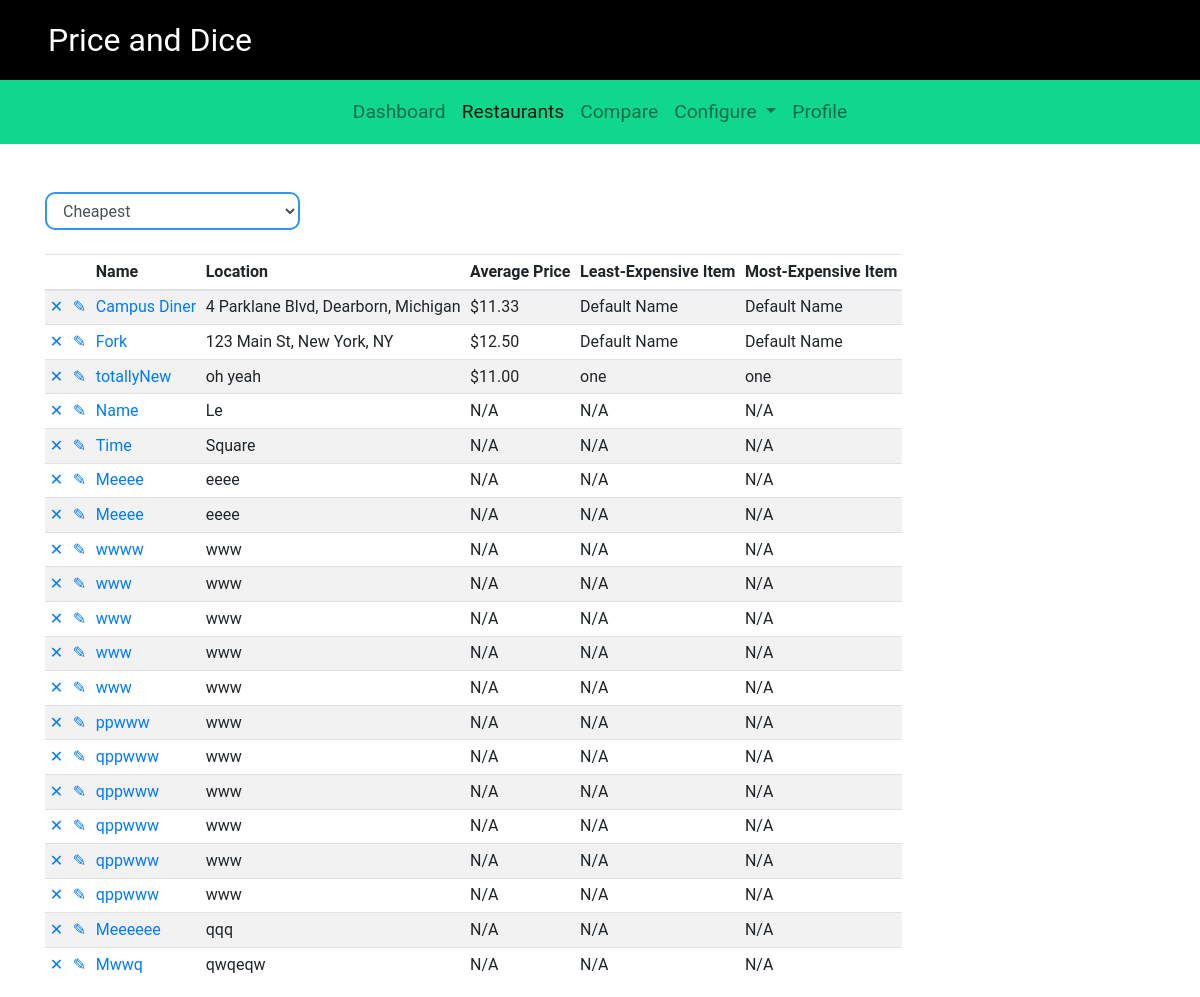
/campus/restaurant_list/, run on an earlier commit of the app's database.
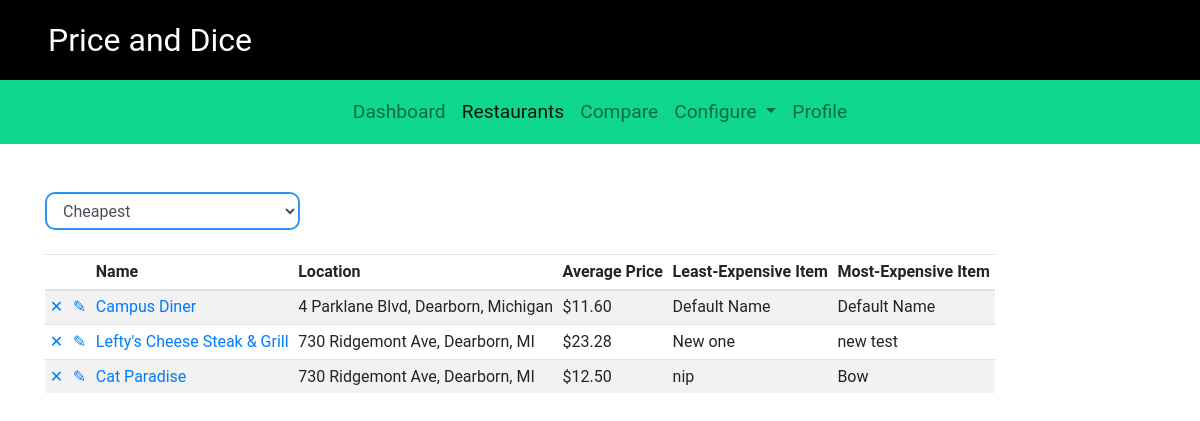
And on a later commit of the database.
### campus/models.py (models this page shows, shortened)
class Restaurant(models.Model):
    name = models.CharField(max_length=200)
    location = models.CharField(max_length=200)
    phone_number = models.CharField(max_length=20, default='(xxx) xxx-xxxx')
    sunday = models.CharField(max_length=20, default=DEFAULT_HOURS)
    monday = models.CharField(max_length=20, default=DEFAULT_HOURS)
    tuesday = models.CharField(max_length=20, default=DEFAULT_HOURS)
    wednesday = models.CharField(max_length=20, default=DEFAULT_HOURS)
    thursday = models.CharField(max_length=20, default=DEFAULT_HOURS)
    friday = models.CharField(max_length=20, default=DEFAULT_HOURS)
    saturday = models.CharField(max_length=20, default=DEFAULT_HOURS)
    item_list = models.ManyToManyField(Item)
    def get_average_price(self):
        item_list = self.item_list.all()
        if not item_list:
            return 'N/A'
        else:
            num_item_list =  0
            total_price = 0
            for i in item_list:
                num_item_list += 1
                total_price += i.price
            return float(total_price / num_item_list)
    def get_min_price(self):
        item_list = self.item_list.all()
        if not item_list:
            return 'N/A'
        else:
            min_price = item_list[0].price
            for i in item_list:
                if i.price < min_price:
                    min_price = i.price
            return min_price
    def get_max_price(self):
        item_list = self.item_list.all()
        if not item_list:
            return 'N/A'
        else:
            max_price = item_list[0].price
            for i in item_list:
                if i.price > max_price:
                    max_price = i.price
            return max_price
    def get_cheapest_item(self):
        item_list = self.item_list.all()
        if not item_list:
            return 'N/A'
        else:
            cheap_price = self.get_min_price()
            cheap_item = None
            for i in item_list:
                if i.price == cheap_price:
                    cheap_item = i.name
                    break
        return cheap_item
    def get_most_expensive(self):
        item_list = self.item_list.all()
        if not item_list:
            return 'N/A'
        else:
            high_price = self.get_max_price()
            expensive_item = None
            for i in item_list:
                if i.price == high_price:
                    expensive_item = i.name
                    break
        return expensive_item

class Item(models.Model):
    price = models.FloatField(default=0)
    name = models.CharField(max_length=50)

### campus/views.py (the view)
# urls.py: path('restaurant_list/', views.restaurant_list, name='restaurant_list'),
def restaurant_list(request):
    restaurant_list = Restaurant.objects.all()
    context = {'restaurant_list': restaurant_list}
    return render(request, 'campus/restaurant-list.html', context)

### campus/templates/campus/restaurant-list.html (shortened to what this page needs)
{% extends "./base.html" %}
{% block restaurant_list_link %}
<li class="nav-item active">
     <a class="nav-link active" href="{% url 'campus:restaurant_list' %}">Restaurants</a>
</li>
{% endblock%}
{% block body %}
<div class="container content-top">
     <div class="row">
          <div class="col-lg-3">
               <select class="form-control blue-input">
                    <option value="1">Cheapest</option>
               </select>
          </div>
     </div>
     <br>
     <div class="row">
          <div class="col-lg-12">
               <table class="table table-sm table-hover table-responsive table-striped">
                    <thead>
                         <tr>
                              <th></th>
                              <th></th>
                              <th>Name</th>
                              <th>Location</th>
                              <th>Average Price</th>
                              <th>Least-Expensive Item</th>
                              <th>Most-Expensive Item</th>
                         </tr>
                    </thead>
                    <tbody>
                         {% for restaurant in restaurant_list %}
                         <tr>
                              <td><a href="{% url 'campus:delete_restaurant' restaurant.id %}">&#10005;</a></td>
                              <td><a href="{% url 'campus:edit_restaurant' restaurant.id %}">&#9998;</a></td>
                              <td><a href="{% url 'campus:restaurant_detail' restaurant.id %}">{{restaurant.name}}</a></td>
                              <td>{{restaurant.location}}</td>
                              <td>
                                   {% if restaurant.get_average_price != 'N/A' %}
                                   ${{restaurant.get_average_price | floatformat:2}}
                                   {% else %}
                                   {{restaurant.get_average_price}}
                                   {% endif %}
                              </td>
                              <td>{{restaurant.get_cheapest_item}}</td>
                              <td>{{restaurant.get_most_expensive}}</td>
                         </tr>
                         {% endfor %}
                    </tbody>
               </table>
          </div>
     </div>
</div>
{% endblock %}

What changed in the data, as far as the page shows it:
removed Restaurant: name "Fork", location "123 Main St, New York, NY", get_average_price "12.50", get_cheapest_item "Default Name", get_most_expensive "Default Name"
removed Restaurant: name "totallyNew", location "oh yeah", get_average_price "11.00", get_cheapest_item "one", get_most_expensive "one"
removed Restaurant: name "Name", location "Le", get_average_price "N/A", get_cheapest_item "N/A", get_most_expensive "N/A"
removed Restaurant: name "Time", location "Square", get_average_price "N/A", get_cheapest_item "N/A", get_most_expensive "N/A"
removed Restaurant: name "Meeee", location "eeee", get_average_price "N/A", get_cheapest_item "N/A", get_most_expensive "N/A"
removed Restaurant: name "Meeee", location "eeee", get_average_price "N/A", get_cheapest_item "N/A", get_most_expensive "N/A"
removed Restaurant: name "wwww", location "www", get_average_price "N/A", get_cheapest_item "N/A", get_most_expensive "N/A"
removed Restaurant: name "www", location "www", get_average_price "N/A", get_cheapest_item "N/A", get_most_expensive "N/A"
removed Restaurant: name "www", location "www", get_average_price "N/A", get_cheapest_item "N/A", get_most_expensive "N/A"
removed Restaurant: name "www", location "www", get_average_price "N/A", get_cheapest_item "N/A", get_most_expensive "N/A"
removed Restaurant: name "www", location "www", get_average_price "N/A", get_cheapest_item "N/A", get_most_expensive "N/A"
removed Restaurant: name "ppwww", location "www", get_average_price "N/A", get_cheapest_item "N/A", get_most_expensive "N/A"
removed Restaurant: name "qppwww", location "www", get_average_price "N/A", get_cheapest_item "N/A", get_most_expensive "N/A"
removed Restaurant: name "qppwww", location "www", get_average_price "N/A", get_cheapest_item "N/A", get_most_expensive "N/A"
removed Restaurant: name "qppwww", location "www", get_average_price "N/A", get_cheapest_item "N/A", get_most_expensive "N/A"
removed Restaurant: name "qppwww", location "www", get_average_price "N/A", get_cheapest_item "N/A", get_most_expensive "N/A"
removed Restaurant: name "qppwww", location "www", get_average_price "N/A", get_cheapest_item "N/A", get_most_expensive "N/A"
removed Restaurant: name "Meeeeee", location "qqq", get_average_price "N/A", get_cheapest_item "N/A", get_most_expensive "N/A"
removed Restaurant: name "Mwwq", location "qwqeqw", get_average_price "N/A", get_cheapest_item "N/A", get_most_expensive "N/A"
computed for Restaurant "Campus Diner": get_average_price "11.33" → "11.60"
added Restaurant: name "Lefty's Cheese Steak & Grill", location "730 Ridgemont Ave, Dearborn, MI", get_average_price "23.28", get_cheapest_item "New one", get_most_expensive "new test"
added Restaurant: name "Cat Paradise", location "730 Ridgemont Ave, Dearborn, MI", get_average_price "12.50", get_cheapest_item "nip", get_most_expensive "Bow"
